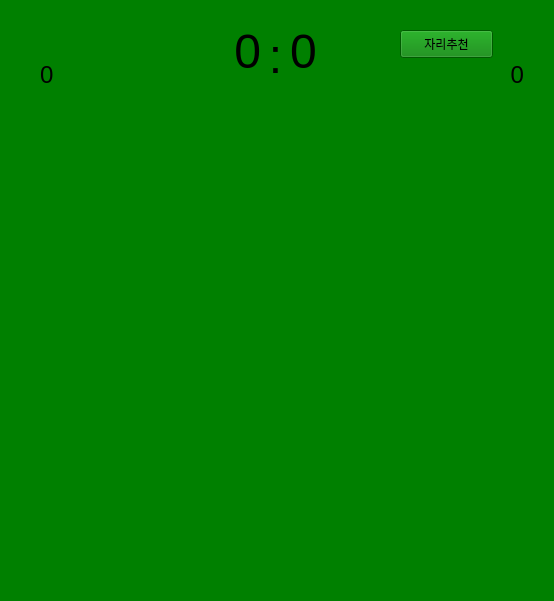
<?xml version="1.0" encoding="UTF-8"?>
<ui version="4.0">
 <class>Game</class>
 <widget class="QWidget" name="Game">
  <property name="geometry">
   <rect>
    <x>0</x>
    <y>0</y>
    <width>554</width>
    <height>601</height>
   </rect>
  </property>
  <property name="sizePolicy">
   <sizepolicy hsizetype="Fixed" vsizetype="Fixed">
    <horstretch>0</horstretch>
    <verstretch>0</verstretch>
   </sizepolicy>
  </property>
  <property name="windowTitle">
   <string>Game</string>
  </property>
  <property name="styleSheet">
   <string notr="true">background-color: green</string>
  </property>
  <widget class="QLabel" name="label">
   <property name="geometry">
    <rect>
     <x>260</x>
     <y>21</y>
     <width>31</width>
     <height>71</height>
    </rect>
   </property>
   <property name="text">
    <string>&lt;html&gt;&lt;head/&gt;&lt;body&gt;&lt;p&gt;&lt;span style=&quot; font-size:36pt;&quot;&gt;:&lt;/span&gt;&lt;/p&gt;&lt;/body&gt;&lt;/html&gt;</string>
   </property>
   <property name="alignment">
    <set>Qt::AlignCenter</set>
   </property>
  </widget>
  <widget class="QLabel" name="BlackScore">
   <property name="geometry">
    <rect>
     <x>180</x>
     <y>21</y>
     <width>81</width>
     <height>61</height>
    </rect>
   </property>
   <property name="font">
    <font>
     <pointsize>36</pointsize>
    </font>
   </property>
   <property name="text">
    <string>&lt;html&gt;&lt;head/&gt;&lt;body&gt;&lt;p&gt;&lt;span style=&quot; font-size:36pt;&quot;&gt;0&lt;/span&gt;&lt;/p&gt;&lt;/body&gt;&lt;/html&gt;</string>
   </property>
   <property name="alignment">
    <set>Qt::AlignRight|Qt::AlignTrailing|Qt::AlignVCenter</set>
   </property>
  </widget>
  <widget class="QLabel" name="WhiteScore">
   <property name="geometry">
    <rect>
     <x>290</x>
     <y>21</y>
     <width>81</width>
     <height>61</height>
    </rect>
   </property>
   <property name="font">
    <font>
     <pointsize>36</pointsize>
    </font>
   </property>
   <property name="text">
    <string>&lt;html&gt;&lt;head/&gt;&lt;body&gt;&lt;p&gt;&lt;span style=&quot; font-size:36pt;&quot;&gt;0&lt;/span&gt;&lt;/p&gt;&lt;/body&gt;&lt;/html&gt;</string>
   </property>
   <property name="alignment">
    <set>Qt::AlignLeading|Qt::AlignLeft|Qt::AlignVCenter</set>
   </property>
  </widget>
  <widget class="QLabel" name="BlackTime">
   <property name="geometry">
    <rect>
     <x>40</x>
     <y>60</y>
     <width>64</width>
     <height>31</height>
    </rect>
   </property>
   <property name="text">
    <string>&lt;html&gt;&lt;head/&gt;&lt;body&gt;&lt;p&gt;&lt;span style=&quot; font-size:18pt;&quot;&gt;0&lt;/span&gt;&lt;/p&gt;&lt;/body&gt;&lt;/html&gt;</string>
   </property>
  </widget>
  <widget class="QLabel" name="WhiteTime">
   <property name="geometry">
    <rect>
     <x>460</x>
     <y>60</y>
     <width>64</width>
     <height>31</height>
    </rect>
   </property>
   <property name="text">
    <string>&lt;html&gt;&lt;head/&gt;&lt;body&gt;&lt;p&gt;&lt;span style=&quot; font-size:18pt;&quot;&gt;0&lt;/span&gt;&lt;/p&gt;&lt;/body&gt;&lt;/html&gt;</string>
   </property>
   <property name="alignment">
    <set>Qt::AlignRight|Qt::AlignTrailing|Qt::AlignVCenter</set>
   </property>
  </widget>
  <widget class="QPushButton" name="GetRecommend">
   <property name="geometry">
    <rect>
     <x>400</x>
     <y>30</y>
     <width>93</width>
     <height>28</height>
    </rect>
   </property>
   <property name="text">
    <string>자리추천</string>
   </property>
  </widget>
 </widget>
 <layoutdefault spacing="6" margin="11"/>
 <resources/>
 <connections/>
</ui>
